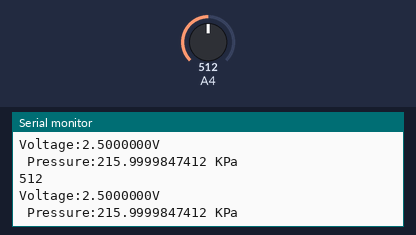
The sketch below on a simulated Arduino Uno, built with avr-gcc and run on an emulated ATmega328P. On the bench: the last lines printed to the serial monitor. The test bench sets the inputs (shaded band); at power-on: A4 = 512.

Above: at 1.2 s.
1.3 s: A4 set to 716
At 1.85 s:
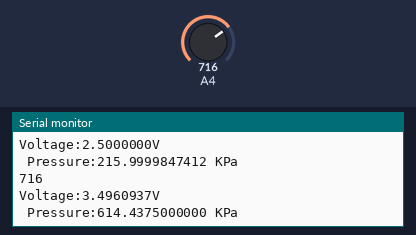
2.8 s: A4 set to 900
At 3.36 s:
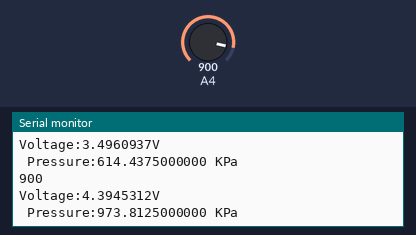
Timing chart, 0 to 5.8 s (numbered marks = the images above; inputs shaded):
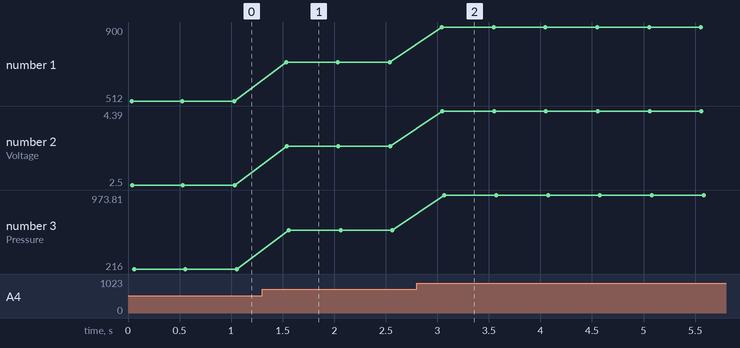

The sketch:

calibration.ino
```cpp
const float OffSet =  1.960;
float V, P;
void setup()
{
 Serial.begin(9600); // open serial port, set the baud rate to 9600 b
 Serial.println("/* Water pressure sensor demo */");
}
void loop()
{
 //Connect sensor to Analog 0
 V = analogRead(12) * 5.00 / 1024; //Sensor output voltage
 Serial.println(analogRead(12));
 P = (V - OffSet) * 400; //Calculate water pressure
 Serial.print("Voltage:");
 Serial.print(V, 7);
 Serial.println("V");
 Serial.print(" Pressure:");
 Serial.print(P, 10);
 Serial.println(" KPa");
 Serial.println();

 delay(500);
}
```

Measured:
- after the input at 1.3 s, the serial monitor: prints a new line after 0.23 s (image 1)
- after the input at 2.8 s, the serial monitor: prints a new line after 0.24 s (image 2)
- plotted number 1: 512 → 716 after the input at 1.3 s, 716 → 900 after the input at 2.8 s
- plotted number 2: 2.5 → 3.5 after the input at 1.3 s, 3.5 → 4.39 after the input at 2.8 s
- plotted number 3: 216 → 614.44 after the input at 1.3 s, 614.44 → 973.81 after the input at 2.8 s
